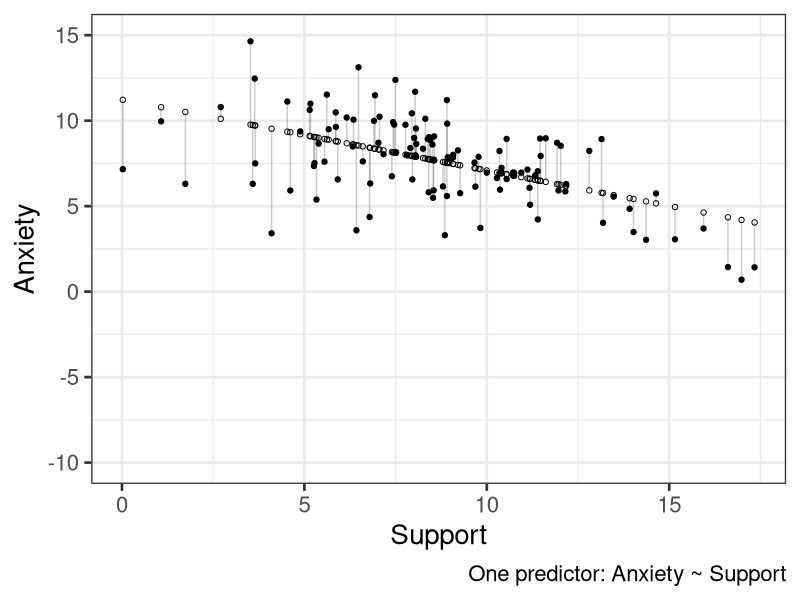
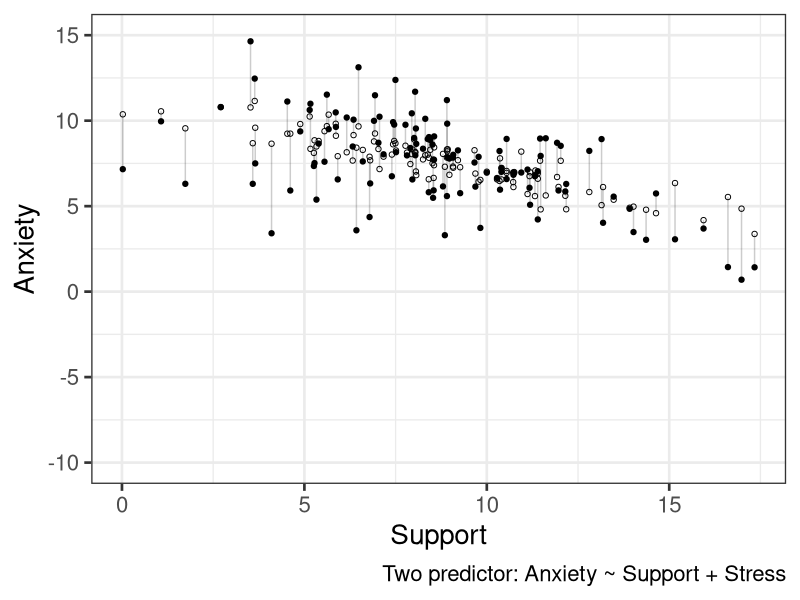
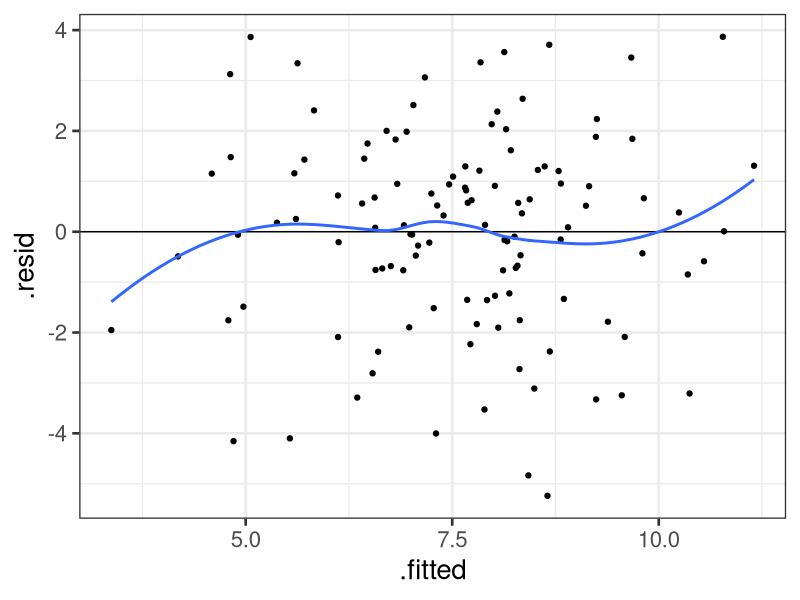
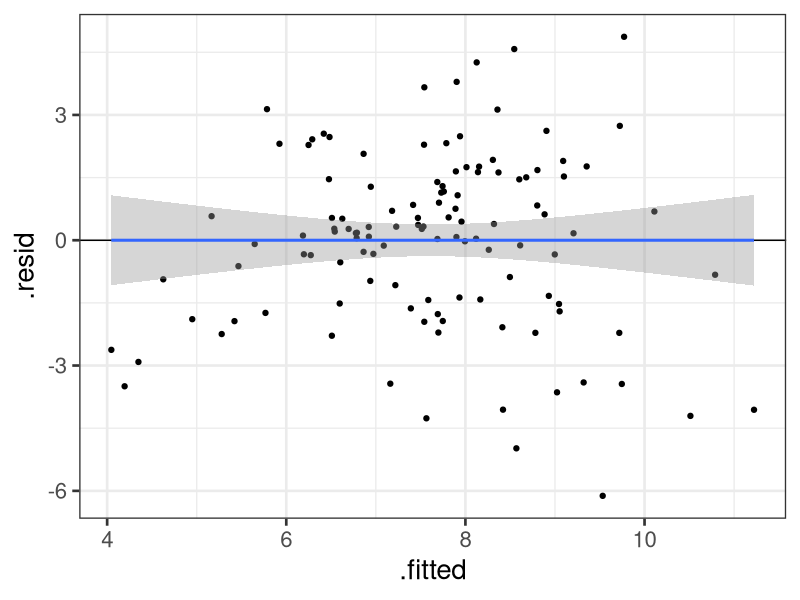
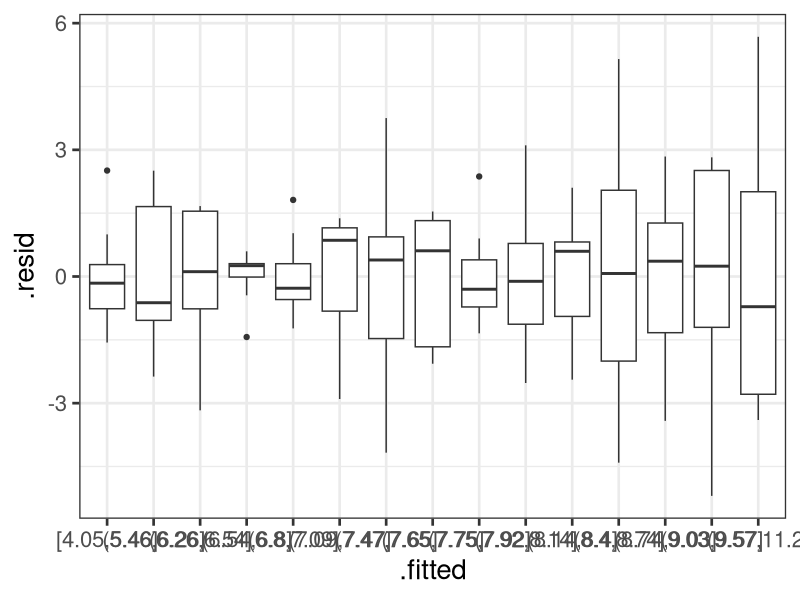
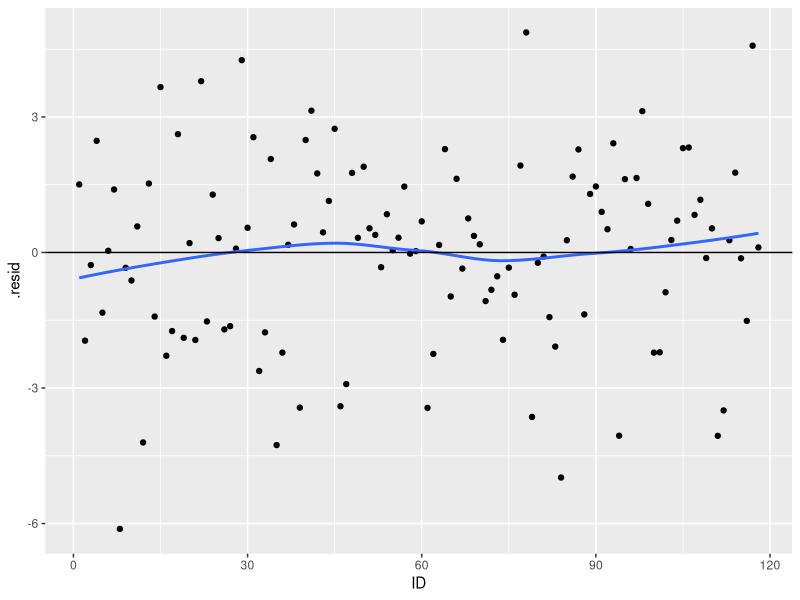
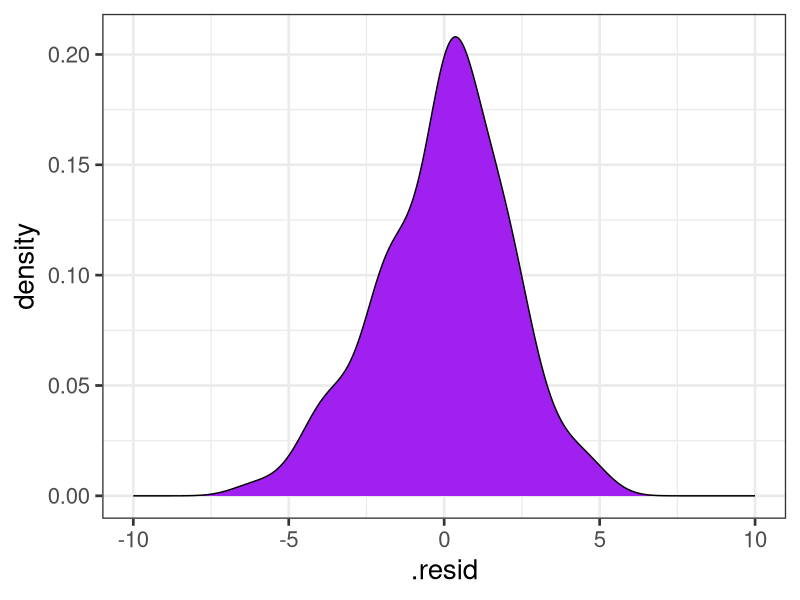
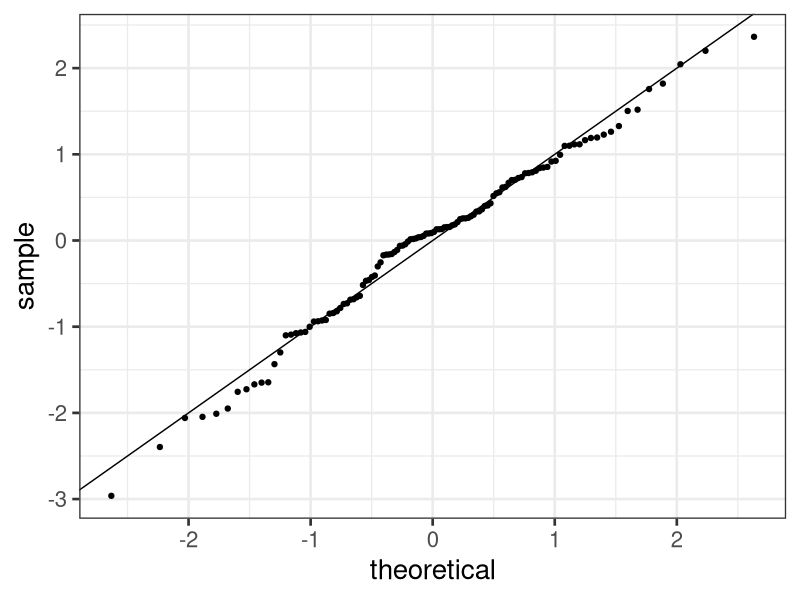

The R source for these figures, in order: (Note: this script raises an error after producing the figures.)
## ---- chunk 1
library(tidyverse)
## ---- chunk 2
library(here)
## ---- chunk 3
a_data <- read.csv(here("data/anxiety.csv"))
library(broom)
model.1 <- lm(Anxiety ~ Support, a_data)
aug_1<- augment(model.1)
aug_1
## ---- chunk 4
library(ggplot2)
ggplot(aug_1, aes(x = Support, y = Anxiety)) +
  #geom_smooth(method = "lm", se = FALSE, color = "lightgrey") +  # Plot regression slope
  geom_segment(aes(xend = Support, yend = .fitted), alpha = .2) +  # alpha to fade lines
  geom_point() +
  geom_point(aes(y = .fitted), shape = 1) +
  scale_y_continuous(limits = c(-10, 15)) +
  labs(caption = "One predictor: Anxiety ~ Support") + 
  theme_bw(base_size = 20)
## ---- chunk 5
model.2 <- lm(Anxiety ~ Support + Stress, a_data)
aug_2<- augment(model.2)

ggplot(aug_2, aes(x = Support, y = Anxiety)) +
  geom_segment(aes(xend = Support, yend = .fitted), alpha = .2) +  # alpha to fade lines
  geom_point() +
  geom_point(aes(y = .fitted), shape = 1) +
  scale_y_continuous(limits = c(-10, 15)) +
  labs(caption = "Two predictor: Anxiety ~ Support + Stress") + 
  theme_bw(base_size = 20)
## ---- chunk 6
ggplot(data = aug_2, aes(x=.fitted, y=.resid)) + 
  geom_hline(yintercept = 0) +
  geom_point() + geom_smooth(method = "loess", se = FALSE) + 
  theme_bw(base_size = 20)
## ---- chunk 7
library(car)
vif(model.2)
## ---- chunk 8
ggplot(data = aug_1, aes(x=.fitted, y=.resid)) + 
  geom_point() +
  geom_hline(yintercept = 0) +
  theme_bw(base_size = 20) +
  geom_smooth(method = "lm")
## ---- chunk 9
aug_1 %>%
  mutate(.fitted = cut_number(.fitted, 15)) %>%
  group_by(.fitted) %>%
  mutate(.resid = .resid - mean(.resid)) %>%
  ggplot(aes(x=.fitted, 
             y=.resid)) + 
  geom_boxplot() +
  theme_bw(base_size = 20)
## ---- chunk 10
aug_1$ID <- c(1:118)
ggplot(data = aug_1, 
       aes(x=ID, y = .resid)) + 
  geom_point() +  
  geom_smooth(se = F) +
  geom_hline(yintercept = 0)

## ---- chunk 11
ggplot(data = aug_1, aes(x= .resid)) + 
  geom_density(fill = "purple") +   
  xlim(-10, 10) + theme_bw(base_size = 20)
## ---- chunk 12
ggplot(model.1) +
  stat_qq(aes(sample = .stdresid)) +
  geom_abline() +
  theme_bw(base_size = 20)
## ---- chunk 13
library(car)
qqPlot(model.1)
#base plot function too
#plot(model.1, which = 2)
## ---- chunk 14
library(tidyverse)
library(here)
a_data <- read.csv(here("data/anxiety.csv"))
library(broom)
## ---- chunk 15
model.1 <- lm(Anxiety ~ Support, a_data)
aug_1<- augment(model.1)
model.2 <- lm(Anxiety ~ Support + Stress, a_data)
aug_2<- augment(model.2)
## ---- chunk 16
library(car)
leveragePlots(model.2)
## ---- chunk 17
m = colMeans(a_data[c("Stress", "Support")], na.rm = T)
cov = cov(a_data[c("Stress", "Support")])
MD = mahalanobis(x = a_data[,c("Stress", "Support")], center = m, cov = cov)

cutoff <- qchisq(p = 0.95 , df = ncol(a_data))

## Display observation whose distance greater than cutoff value
a_data[MD > cutoff ,]
## ---- chunk 18
data.frame(x = 1:length(MD), MD = MD) %>%
  ggplot(aes(x = x, y = MD)) +
  geom_point() +
  geom_segment(aes(xend = x, yend = 0)) +
  scale_x_continuous("ID")+
  ylim(c(0, 12)) +
  theme_bw(base_size = 20)
## ---- chunk 19
aug_1$ID = 1:nrow(aug_1)
ggplot(aug_1, aes(x = ID, y = .cooksd)) +
geom_point() +
geom_text(aes(label = rownames(aug_1)), vjust = -1) +
  theme_bw(base_size = 20)
## ---- chunk 20
head(dffits(model.2))
head(dfbeta(model.2))
## ---- chunk 21
aug_2$ID = 1:nrow(aug_2)
aug_2$dfbetastress <- dfbeta(model.2)[,"Stress"]

ggplot(data = aug_2, aes(x = ID, y = dfbetastress)) + geom_point() +
geom_text(aes(label = rownames(aug_2), vjust = -1)) + cowplot::theme_cowplot(font_size = 20)
## ---- chunk 22
library(tidyverse)
sim = 6000
null_p = numeric(length = sim)
alt_p = numeric(length = sim)
phack_p = numeric(length = sim)
# null hypothesis true
for(i in 1:sim){
  x = rnorm(30)
  t = t.test(x, mu = 0)
  p_null = t$p.value
  null_p[i] = p_null
}
# null hypothesis false
for(i in 1:sim){
  x = rnorm(30, mean = 5)
  t = t.test(x, mu = 0)
  p_alt = t$p.value
  alt_p[i] = p_alt
}
# null hypothesis true, p-hack
for(i in 1:sim){
  x = rnorm(5)
  t = t.test(x, mu = 0)
  p_hack = t$p.value
  while(length(x) < 30 & p_hack >= .05){
    x = c(x, rnorm(1))
    t = t.test(x, mu = 0)
    p_hack = t$p.value
  }
  phack_p[i] = p_hack
}

data.frame(test = rep(c("H0 True", "H0 False", "p-Hacking"), each = sim),
           p = c(null_p, alt_p, phack_p)) %>%
  ggplot(aes(x = p, fill = test)) +
  geom_histogram(bins = 100) +
  facet_wrap(~test, scales = "free", ncol = 2) +
  scale_y_continuous("") + 
  guides(fill = F)+
  cowplot::theme_cowplot()
             
